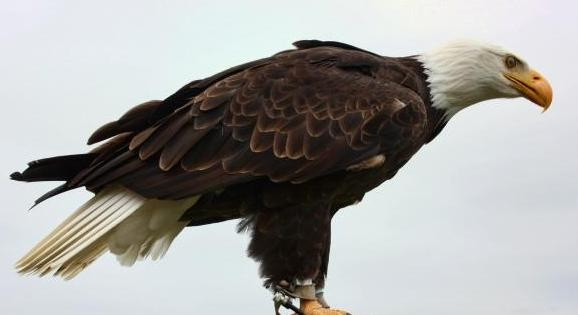
#> input picture ImagenesPrueba/aguila.jpg, 578 x 315 px; its folder holds only this picture in this run
$ python -i compararImagenes.py   (imports and definitions only)   (older library calls are emulated)
#> lines starting #> are read from the running program, lines starting #| are printed output that depends on the picture
### Imagen.py
class Imagen:

    def __init__(self,nombre, nombreGrupo ,vecHOG, vecRGB,vecHSV):

        self.nombre = nombre
        self.nombreGrupo = nombreGrupo
        self.vecHOG = vecHOG
        self.vecRGB = vecRGB
        self.vecHSV = vecHSV

### compararImagenes.py
import os
from skimage.io import imread #, imshow
from skimage.transform import resize
from skimage.feature import hog
from skimage.color import rgb2gray, gray2rgb, rgb2hsv
from skimage import filters
from Imagen import Imagen
from datos import guardarVecImagenes, leerDatos
import numpy as np
from skimage.io import imread #, imshow
from scipy.spatial import distance

dimx=160
dimy=90
nPixels=16
nCells=2
nOrients=8

topImagenes = []

# [26 lines left out: functions clasificarEnTop, clasificarEnTop2, ordenarConcurrenciaGrupos, not called in this run]


def caracteristicasImage(img):
        imgGray = rgb2gray(img)
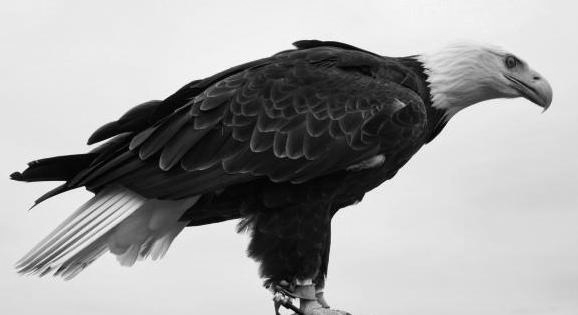
#> imgGray: shape (315, 578) float64; min 0, max 0.999, mean 0.641
        edge_roberts = filters.roberts(imgGray)
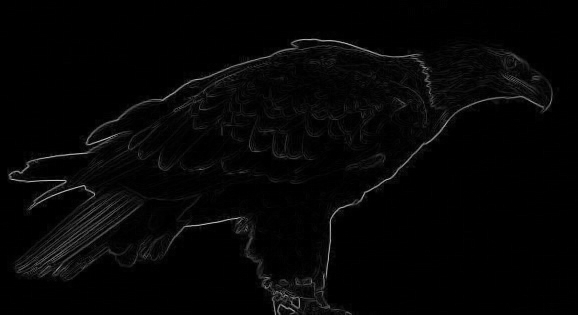
#> edge_roberts: shape (315, 578) float64; min 0, max 0.756, mean 0.0216
        #Se reconfigura el tamaño para tener un vector de la misma dimension para todas las imagenes
        resized_img = resize(edge_roberts, (dimy,dimx))
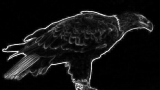
#> resized_img: shape (90, 160) float64; min 0, max 0.288, mean 0.0217; drawn with min black and max white
        # Extracción de la caracteristica HOG
        fd, hog_image = hog(gray2rgb(resized_img), orientations=nOrients, pixels_per_cell=(nPixels, nPixels),
                        cells_per_block=(nCells, nCells), visualize=True, multichannel=True)
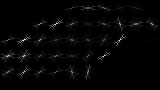
#> hog_image: shape (90, 160) float64; min 0, max 0.0573, mean 0.00114; drawn with min black and max white
#> fd = 1152 values, max 0.609 at index 801, min 0.00172 at index 289, mean 0.14


        #Valores medios de los planos RGB
        meanR = np.mean(img[:,:,0]) # Plano R
#> meanR = 164.1
        meanG = np.mean(img[:,:,1]) # Plano G
#> meanG = 163.6
        meanB = np.mean(img[:,:,2]) # Plano B
#> meanB = 161.2

        #Extracción de caracteristivas HSV
        img_hsv = rgb2hsv(img)
#> img_hsv: shape (315, 578, 3) float64; mean of channels 0, 1, 2 0.383, 0.163, 0.663
        meanH = np.mean(img_hsv[:,:,0]) #Plano H
#> meanH = 0.383
        meanS = np.mean(img_hsv[:,:,1]) #Plano S
#> meanS = 0.163
        meanV = np.mean(img_hsv[:,:,2]) #Plano V
#> meanV = 0.663

        #Creación de los vectores de caracteristicas de color
        fColorRGB = [meanR, meanG, meanB]
#> fColorRGB = [164.1, 163.6, 161.2]
        fColorHSV = [meanH, meanS, meanV]
#> fColorHSV = [0.383, 0.163, 0.663]

        #Normalizacion de los vectores de color
        fNormRGB = fColorRGB / np.linalg.norm(fColorRGB)
#> fNormRGB = [0.581, 0.58, 0.571]
        fNormHSV = fColorHSV / np.linalg.norm(fColorHSV)
#> fNormHSV = [0.489, 0.208, 0.847]


        #Creación del objeto imagen para guardar el nombre y los vectores de caracteristicas
        imagen_actual = Imagen("","",fd, fNormRGB, fNormHSV)
#> in __init__, `self.vecHOG = vecHOG`: self.vecHOG has the same summary as fd in caracteristicasImage
#> in __init__, `self.vecRGB = vecRGB`: self.vecRGB = [0.581, 0.58, 0.571]
#> in __init__, `self.vecHSV = vecHSV`: self.vecHSV = [0.489, 0.208, 0.847]
        return imagen_actual

# [50 lines left out: functions mayorSimilitud, recuperarContenidoImagen, not called in this run]

# [5 lines of commented-out code are left out]

>>> import cv2
>>> picture = cv2.cvtColor(cv2.imread('ImagenesPrueba/aguila.jpg'), cv2.COLOR_BGR2RGB)
>>> result = caracteristicasImage(picture)
